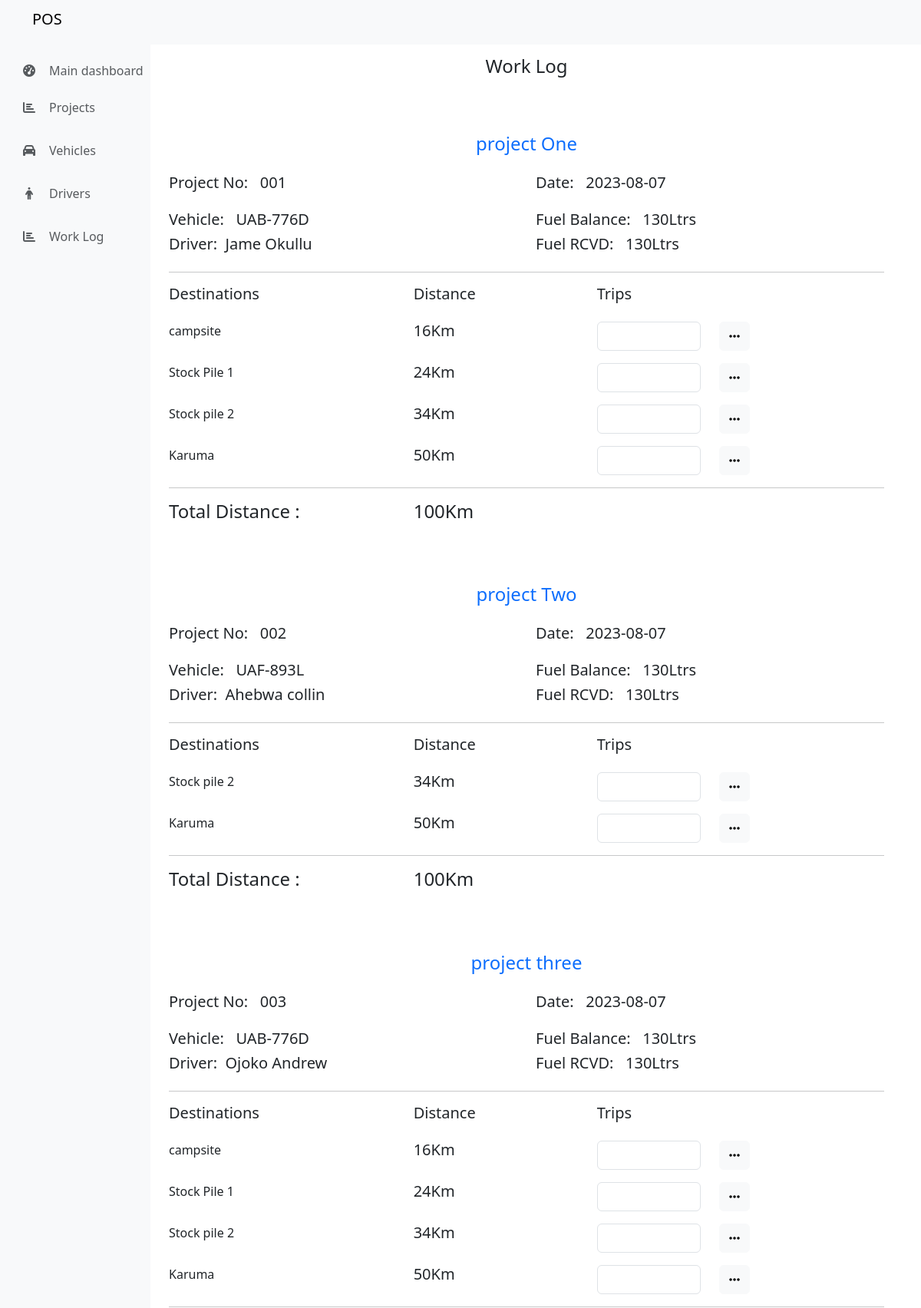
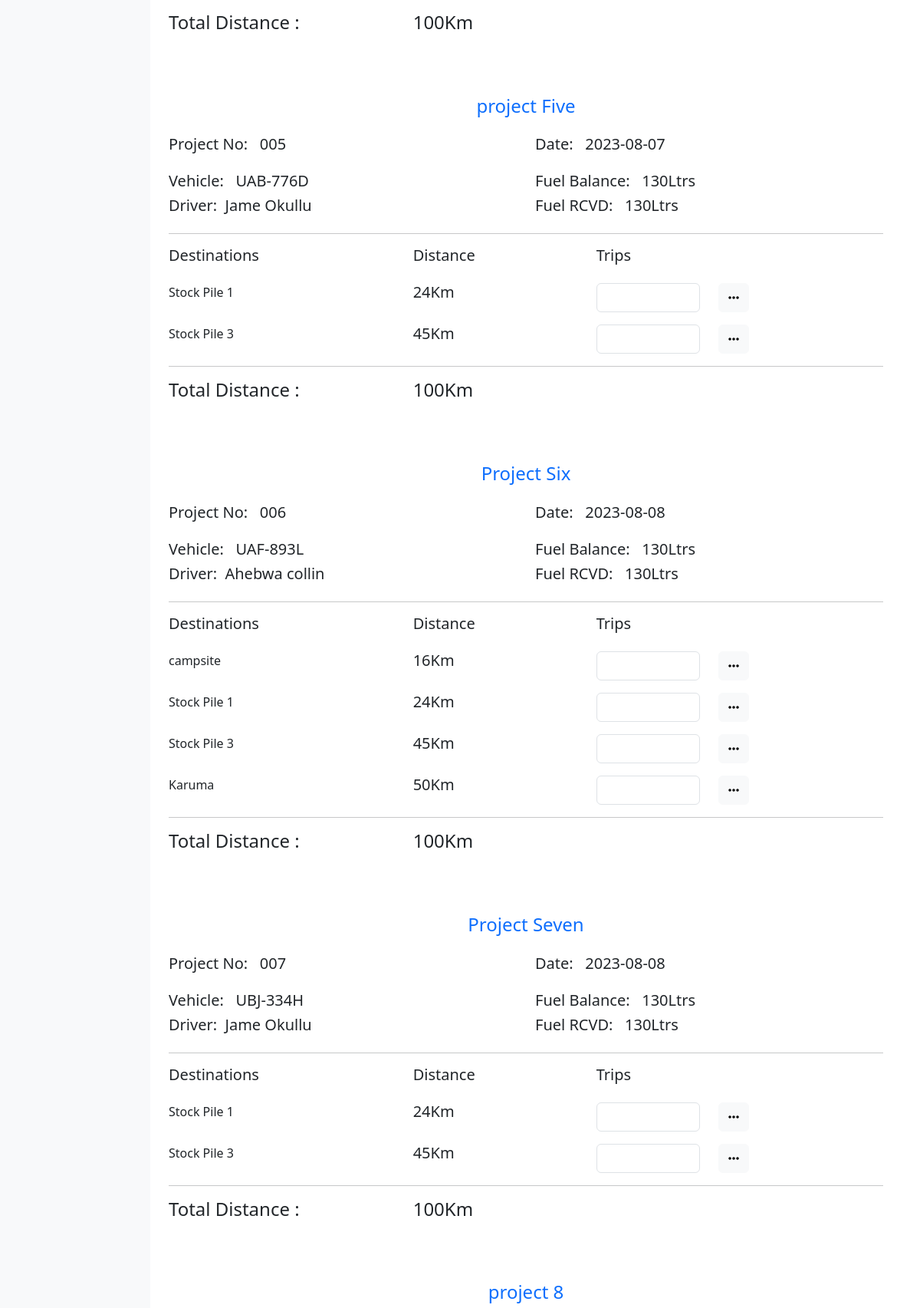
Page /POS/worklog.php (upper part) on the committed database (2 pictures, top to bottom).
### tables this page shows
CREATE TABLE `projects` (
  `id` int(11) NOT NULL,
  `project_number` varchar(255) NOT NULL,
  `project_title` varchar(255) NOT NULL,
  `vehicle` varchar(255) DEFAULT NULL,
  `driver` varchar(255) DEFAULT NULL,
  `destination` varchar(255) DEFAULT NULL,
  `created_at` date NOT NULL
);

CREATE TABLE `vehicles` (
  `id` int(11) NOT NULL,
  `vehicle_name` varchar(100) NOT NULL,
  `vehicle_num` varchar(100) NOT NULL,
  `model` varchar(100) NOT NULL
);

CREATE TABLE `drivers` (
  `id` int(11) NOT NULL,
  `username` varchar(255) NOT NULL,
  `contact` varchar(100) NOT NULL
);

CREATE TABLE `destinations` (
  `id` int(11) NOT NULL,
  `dest_name` varchar(255) NOT NULL,
  `dest_length` varchar(255) NOT NULL
);

### POS/data/projects.php (called while the page is built, shortened)
<?php
function getAllProjects($conn){
    $sql = "SELECT * FROM projects";
    $stmt = $conn->prepare($sql);
    $stmt->execute();
    if($stmt->rowCount()>=1){
        $projects = $stmt->fetchAll();
        return $projects;
    }else{
        return 0;
    }
}
?>

### POS/data/vehicles.php (called while the page is built, shortened)
<?php
function getVehicleById($vehicle_id, $conn){
    $sql = "SELECT * FROM vehicles WHERE id=?";
    $stmt = $conn->prepare($sql);
    $stmt->execute([$vehicle_id]);
    if($stmt->rowCount()==1){
        $vehicle = $stmt->fetch();
        return $vehicle;
    }else{
        return 0;
    }
}
?>

### POS/data/drivers.php (called while the page is built, shortened)
<?php
function getDriverById($driver_id, $conn){
    $sql = "SELECT * FROM drivers WHERE id=?";
    $stmt = $conn->prepare($sql);
    $stmt->execute([$driver_id]);
    if($stmt->rowCount()==1){
        $driver = $stmt->fetch();
        return $driver;
    }else{
        return 0;
    }
}
?>

### POS/data/destination.php (called while the page is built, shortened)
<?php
function getDestinationById($dest_id, $conn){
    $sql = "SELECT * FROM destinations WHERE id=?";
    $stmt = $conn->prepare($sql);
    $stmt->execute([$dest_id]);
    if($stmt->rowCount()==1){
        $destination = $stmt->fetch();
        return $destination;
    }else{
        return 0;
    }
}
?>

### POS/worklog.php (the view, shortened to what this page needs)
<?php
require('include/header.php');
include('include/dbcon.php');
include('data/projects.php');
include('data/vehicles.php');
include('data/drivers.php');
include('data/destination.php');
$projects = getAllProjects($conn);
?>
<div class="row container-fluid mt-5">
    <div class="col-md-2 bg-light">
        <?php require('include/sidenav.php'); ?>
    </div>
    <div class="col-md-10">
        <div class="container mt-4">
            <h4 class="text-center">Work Log</h4>
            <?php
            foreach ($projects as $project) {
                ?>
                <div class="row mt-5 ">
                    <h4 class="text-center mt-4 mb-4 text-primary">
                        <?= $project['project_title']; ?>
                    </h4>
                    <div class="col-md-6">
                        <h5 class="mb-4">Project No: &nbsp<span>
                                <?= $project['project_number'] ?>
                            </span></h5>
                        <?php
                        $vehicle = $project['vehicle'];
                        $v = getVehicleById($vehicle, $conn);
                        ?>
                        <h5>Vehicle: &nbsp<span>
                                <?= $v['vehicle_num']; ?>
                            </span></h5>
                        <?php
                        $driver = $project['driver'];
                        $d = getDriverById($driver, $conn);
                        ?>
                        <h5>Driver:&nbsp<span>
                                <?= $d['username'] ?>
                            </span></h5>
                    </div>
                    <div class="col-md-6">
                        <h5 class="mb-4">Date: &nbsp<span>
                                <?= $project['created_at'] ?>
                            </span></h5>
                        <h5>Fuel Balance: &nbsp<span> 130Ltrs</span></h5>
                        <h5>Fuel RCVD: &nbsp<span> 130Ltrs</span></h5>
                    </div>
                </div>
                <hr>
                <div class="row">
                    <div class="col-md-4">
                        <h5>Destinations</h5>
                    </div>
                    <div class="col-md-3">
                        <h5>Distance</h5>
                    </div>
                    <div class="col-md-2">
                        <h5>Trips</h5>
                    </div>
                </div>
                <?php
                $destinations = str_split(trim($project['destination']));
                foreach ($destinations as $destination) {
                    $d_temp = getDestinationById($destination, $conn);
                    if ($d_temp != 0) {
                        $dest = $d_temp['dest_name'];
                        $dest_len = $d_temp['dest_length'];
                        ?>
                        <div class="row mt-3">
                            <div class="col-md-4">
                                <?= $dest; ?>
                            </div>
                            <div class="col-md-3">
                                <h5><span>
                                        <?= $dest_len ?>Km
                                    </span></h5>
                            </div>
                            <div class="col-md-2">
                                <input type="number" min="0" step="1" class="form-control" id="amountinput">
                            </div>
                            <div class="col-md-2">
                                <div class="dropdown">
                                    <button class="btn btn-light" data-bs-toggle="modal" data-bs-target="#popupModal">
                                        <i class="fas fa-ellipsis-h"></i>
                                    </button>
                                </div>
                            </div>
                        </div>
                        <?php
                    }
                }
                ?>
                <hr class="mt-3">
                <div class="row">
                    <div class="col-md-4">
                        <h4 class="text-bold">Total Distance :</h4>
                    </div>
                    <div class="col-md-4">
                        <h4><span>100Km</span></h4>
                    </div>
                </div>
                <?php
            } ?>
        </div>
    </div>
</div>
<?php
require('include/footer.php')
    ?>

### rows in the picture
projects: project_title "project One", project_number "001", vehicles.vehicle_num "UAB-776D", drivers.username "Jame Okullu", created_at "2023-08-07"
destinations: dest_name "campsite", dest_length "16"
destinations: dest_name "Stock Pile 1", dest_length "24"
destinations: dest_name "Stock pile 2", dest_length "34"
destinations: dest_name "Karuma", dest_length "50"
projects: project_title "project Two", project_number "002", vehicles.vehicle_num "UAF-893L", drivers.username "Ahebwa collin", created_at "2023-08-07"
projects: project_title "project three", project_number "003", vehicles.vehicle_num "UAB-776D", drivers.username "Ojoko Andrew", created_at "2023-08-07"
projects: project_title "project Five", project_number "005", vehicles.vehicle_num "UAB-776D", drivers.username "Jame Okullu", created_at "2023-08-07"
destinations: dest_name "Stock Pile 3", dest_length "45"
projects: project_title "Project Six", project_number "006", vehicles.vehicle_num "UAF-893L", drivers.username "Ahebwa collin", created_at "2023-08-08"
projects: project_title "Project Seven", project_number "007", vehicles.vehicle_num "UBJ-334H", drivers.username "Jame Okullu", created_at "2023-08-08"
projects: project_title "project 8"
